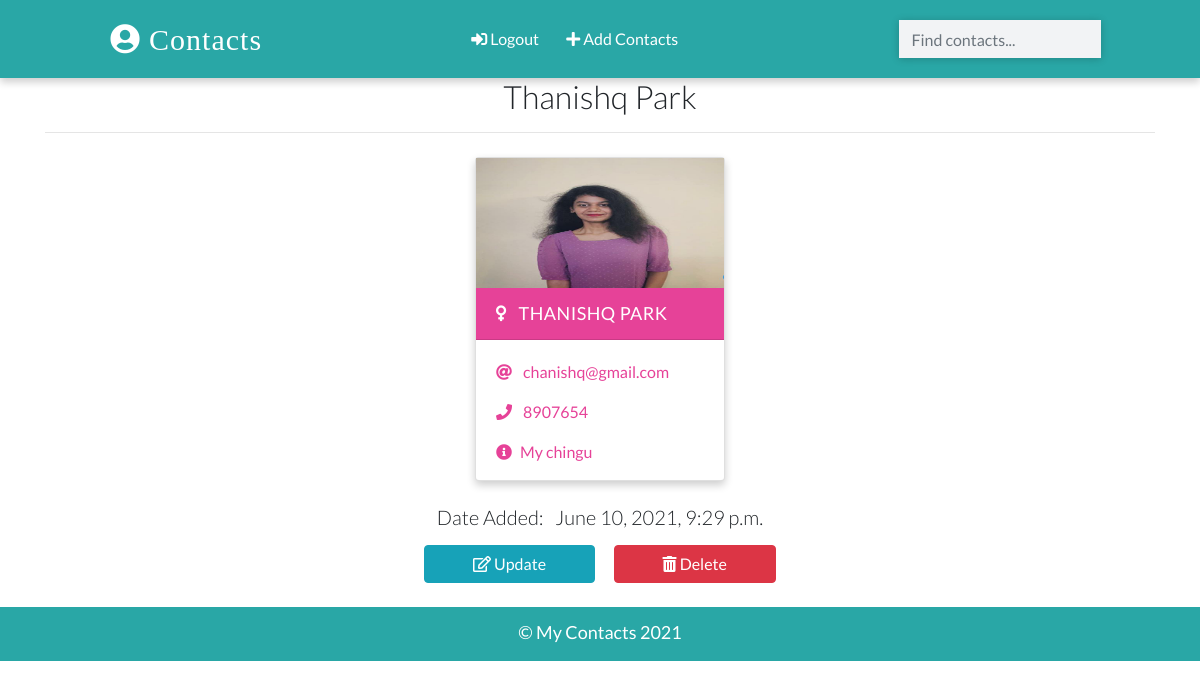
Page /detail/2/ (signed in) on the committed database.
### app/models.py (models this page shows, shortened)
class Contact(models.Model):
    name=models.CharField(max_length=50)
    email=models.EmailField(max_length=30)
    phone=models.IntegerField()
    info=models.CharField(max_length=30)
    gender=models.CharField(max_length=10,choices=(
        ('male','M'),
        ('female','F')
    ))
    image=models.ImageField(upload_to='images/' , blank=True)
    date_added=models.DateTimeField(default=datetime.now)

### app/views.py (the view)
# urls.py: path('detail/<int:pk>/',views.ContactDetailView.as_view(),name="detail"),
class ContactDetailView(LoginRequiredMixin,DetailView):
    template_name='detail.html'
    model=Contact
    context_object_name='con'

### templates/detail.html (shortened to what this page needs)
{%extends 'base.html'%}
{%load static%}
{%block content%}
<div class="container">
  <h2 class="heading font-weight-light text-center">  {{con.name}}</h2>
  <hr />
</div>
<div class="container main-part">
  {%include 'partials/_card.html'%}
</div>
<div class="container mt-3">
<h5 class="text-center my-3 font-weight-light">
  Date Added: &nbsp; {{con.date_added}}
</h5>
  <p class="text-center text-light">
    <a class="btn btn-info px-5" href="{%url 'update' con.id%} ">
      <i class="far fa-edit"></i>&nbsp;Update
      </a> &nbsp;&nbsp;&nbsp;&nbsp;
      <a class="btn btn-danger px-5" href="{%url 'delete' con.id%} ">
        <i class="fas fa-trash-alt"></i>&nbsp;Delete
        </a>
  </p>
</div>
{%endblock content%}

### templates/base.html (shortened to what this page needs)
{%load static%}
<!DOCTYPE html>
<html lang="en">
  <head>
    <link
      rel="stylesheet"
      href="https://stackpath.bootstrapcdn.com/bootstrap/4.2.1/css/bootstrap.min.css"
    />
    <link rel="stylesheet" href="{%static './css/main.css'%}" />
    <link
      rel="stylesheet"
      href="https://use.fontawesome.com/releases/v5.6.3/css/all.css"
    />
  </head>
  <body>
   <nav>
      <a class="logo" href="{%url 'home'%}">
        <i class="fas fa-user-circle"></i>&nbsp;Contacts
      </a>
      <p class="feature-link m-0 p-0">
      {%if request.user.is_authenticated%}
      <a href="{%url 'logout'%}" class="mr-4 text-white">
        <i class="fas fa-sign-in-alt"></i>&nbsp;Logout
        </a>
        <a href="{%url 'create'%}" class="mr-4 text-white">
          <i class="fas fa-plus"></i>&nbsp;Add Contacts
          </a>
        {%endif%}
      </p>
      <form class="form-inline my-2" action="{%url 'search'%}" method="POST">
        <input
          class="form-control search-box "
          type="search"
          placeholder="Find contacts..."
          name="search_term"
          value="{{search_term}}"
        />
     </form>
    </nav>
    {%block content%}
    {%endblock content%}
    </body>
    <footer class="mt-4 p-2">
      <p class="text-center p-1 m-0">&copy; My Contacts 2021</p>
    </footer>
  </body>
</html>

### templates/partials/_card.html
{%load static%}
{%if con.gender == 'male'%}
  <div class="card my-2 mx-2 boy-card {%if 'deatil' in request.path%}mx-auto w-25{%endif%}">
    <img src="
    {% if con.image %}
      {{con.image.url}}
    {% else %}
      {%static 'images/boy.png'%}
    {% endif %}" class="img-fluid" />
    <div class="card-header">
      <a href="{%url 'detail' con.id%}" class="text-white header-link"
        ><i class="fas fa-mars mr-2"></i> {{con.name}}</a
        >
    </div>
    <div class="card-body pb-0">
      <p>
        <i class="fas fa-at mr-2"></i>
        <a href="mailto:{{con.mail}}">{{con.email}}</a>
      </p>
      <p>
        <i class="fas fa-phone mr-2"></i>
        <a href="tel:{{con.phone}}">{{con.phone}}</a>
      </p>
      <p><i class="fas fa-info-circle mr-2"></i> {{con.info}}</p>
    </div>
  </div>
  {%else%}
  <div class="card my-2 mx-2 girl-card {%if 'deatil' in request.path%}mx-auto w-25{%endif%}">
    <img src="
    {% if con.image %}
      {{con.image.url}}
    {% else %}
    {%static './images/girl.png'%}
    {% endif %}" class="img-fluid" />
    <div class="card-header">
      <a href="{%url 'detail' con.id%}" class="text-white header-link"
        ><i class="fas fa-venus mr-2"></i> {{con.name}}</a
        >
    </div>
    <div class="card-body pb-0">
      <p>
        <i class="fas fa-at mr-2"></i>
        <a href="mailto:{{con.email}}">{{con.email}}</a>
      </p>
      <p>
        <i class="fas fa-phone mr-2"></i>
        <a href="tel:{{con.phone}}">{{con.phone}}</a>
      </p>
      <p><i class="fas fa-info-circle mr-2"></i>{{con.info}}</p>
    </div>
  </div>
  {%endif%}

### static/css/main.css (style rules this page uses)
:root { --back: #29a7a6; --girl: #e64298; --boy: #2874dd; }
body { font-family: Lato, sans-serif; height:100%; }
nav { font-weight: light; display: flex; justify-content: space-around; background-color: var(--back); align-items: center; padding-top: 12px; padding-bottom: 12px; box-shadow: 0 4px 8px 0 rgba(0, 0, 0, 0.2); }
.logo { font-size: 30px; letter-spacing: 1px; color: white; padding: 2px 12px; border-radius: 8px; font-family: cursive; }
.feature-link { margin-top: 5px !important; margin-bottom: 5px !important; }
form { position: relative; }
.search-box { border-radius: 0px !important; width: 250px; border: none !important; background-color: #f2f3f5 !important; box-shadow: 0 1px 8px 0 rgba(0, 0, 0, 0.2); }
.card { box-shadow: 0 4px 8px 0 rgba(0, 0, 0, 0.2); transition: 0.3s; min-width: 250px; box-sizing: border-box; }
img { height: 130px !important; display: block; position: relative; }
.card-header { font-size: 18px; letter-spacing: 0.5px; text-transform: uppercase; }
.girl-card .card-header { background-color: var(--girl); }
.girl-card .card-body, .girl-card .card-body p a { color: var(--girl); }
.card-body p { cursor: pointer; }
.main-part { display: flex; flex-wrap: wrap; justify-content: space-evenly; }
footer { background-color: var(--back); color: white; font-size: 18px; border-bottom: 3px solid var(--back); clear: both; }

### rows in the picture
Contact: name "Thanishq Park", image (picture), name "THANISHQ PARK", email "chanishq@gmail.com", phone "8907654", info "My chingu", date_added "June 10, 2021, 9:29 p.m."
